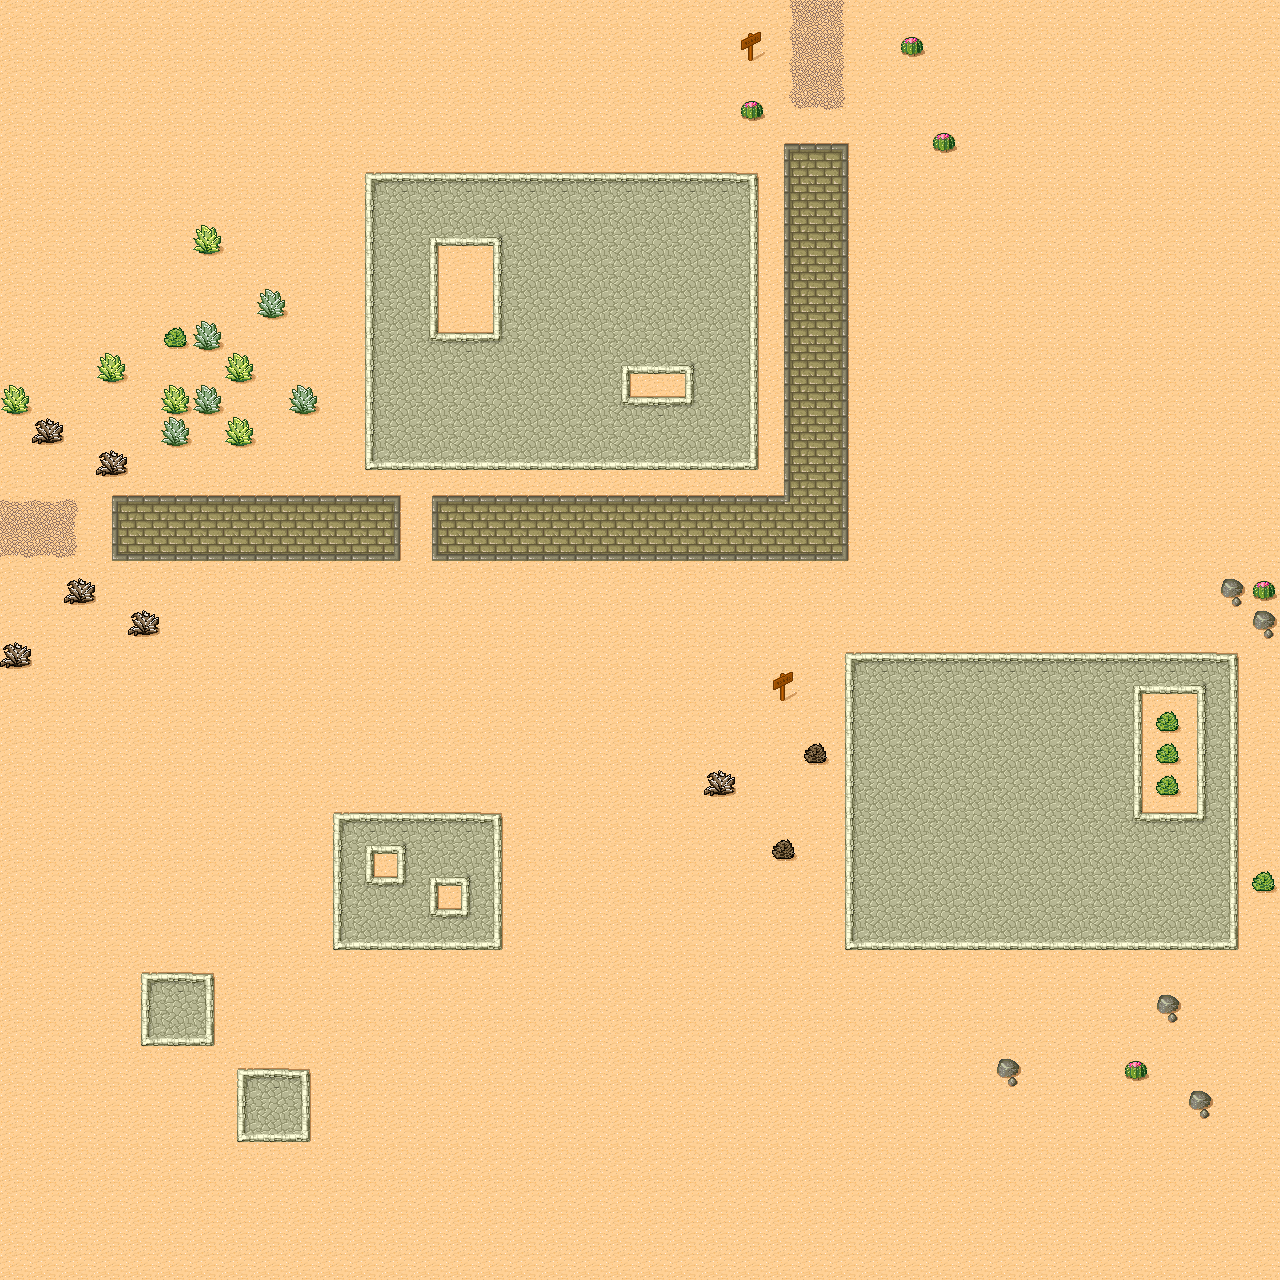

This game map was drawn from its Tiled (.tmx) file and the tilesets committed beside it. A one-line description and the full map source follow:
An orthogonal 40x40 tile map with 32x32 px tiles, 1 tile layer (blocks).

<map version="1.0" orientation="orthogonal" width="40" height="40" tilewidth="32" tileheight="32">
 <properties>
  <property name="BG1" value="textures/backgrounds/clouds.png" />
  <property name="BG1-depth" value="0.5" />
  <property name="BG2" value="textures/backgrounds/hills.png" />
  <property name="BG2-depth" value="0.3" />
  <property name="BG3" value="textures/backgrounds/castle.png" />
  <property name="BG3-depth" value="0.1" />
  <property name="BG4" value="textures/backgrounds/ground.png" />
  <property name="BG4-depth" value="0.0" />
  <property name="Has background" value="true" />
 </properties>
 <tileset firstgid="1" name="Desert" tilewidth="32" tileheight="32" spacing="1" margin="1">
  <image source="levels/tmw_desert_spacing.png" width="265" height="199" />
 </tileset>
 <layer name="blocks" width="40" height="40">
  <data encoding="csv">
30,30,30,30,30,30,30,30,30,30,30,30,30,30,30,30,30,30,30,30,30,30,30,30,14,15,16,30,30,30,30,30,30,30,30,30,30,30,30,30,
30,30,30,30,30,30,30,30,30,30,30,30,30,30,30,30,30,30,30,30,30,30,30,46,14,15,16,30,31,30,30,30,30,30,30,30,30,30,30,30,
30,30,30,30,30,30,30,30,30,30,30,30,30,30,30,30,30,30,30,30,30,30,30,30,14,15,16,30,30,30,30,30,30,30,30,30,30,30,30,30,
30,30,30,30,30,30,30,30,30,30,30,30,30,30,30,30,30,30,30,30,30,30,30,31,22,23,24,30,30,30,30,30,30,30,30,30,30,30,30,30,
30,30,30,30,30,30,30,30,30,30,30,30,30,30,30,30,30,30,30,30,30,30,30,30,1,2,3,30,30,31,30,30,30,30,30,30,30,30,30,30,
30,30,30,30,30,30,30,30,30,30,30,25,26,26,26,26,26,26,26,26,26,26,26,27,9,10,11,30,30,30,30,30,30,30,30,30,30,30,30,30,
30,30,30,30,30,30,30,30,30,30,30,33,34,34,34,34,34,34,34,34,34,34,34,35,9,10,11,30,30,30,30,30,30,30,30,30,30,30,30,30,
30,30,30,30,30,30,40,30,30,30,30,33,34,36,42,37,34,34,34,34,34,34,34,35,9,10,11,30,30,30,30,30,30,30,30,30,30,30,30,30,
30,30,30,30,30,30,30,30,30,30,30,33,34,35,30,33,34,34,34,34,34,34,34,35,9,10,11,30,30,30,30,30,30,30,30,30,30,30,30,30,
30,30,30,30,30,30,30,30,38,30,30,33,34,35,30,33,34,34,34,34,34,34,34,35,9,10,11,30,30,30,30,30,30,30,30,30,30,30,30,30,
30,30,30,30,30,48,38,30,30,30,30,33,34,44,26,45,34,34,34,34,34,34,34,35,9,10,11,30,30,30,30,30,30,30,30,30,30,30,30,30,
30,30,30,40,30,30,30,40,30,30,30,33,34,34,34,34,34,34,34,36,42,37,34,35,9,10,11,30,30,30,30,30,30,30,30,30,30,30,30,30,
40,30,30,30,30,40,38,30,30,38,30,33,34,34,34,34,34,34,34,44,26,45,34,35,9,10,11,30,30,30,30,30,30,30,30,30,30,30,30,30,
30,39,30,30,30,38,30,40,30,30,30,33,34,34,34,34,34,34,34,34,34,34,34,35,9,10,11,30,30,30,30,30,30,30,30,30,30,30,30,30,
30,30,30,39,30,30,30,30,30,30,30,41,42,42,42,42,42,42,42,42,42,42,42,43,9,10,11,30,30,30,30,30,30,30,30,30,30,30,30,30,
7,7,8,1,2,2,2,2,2,2,2,2,3,1,2,2,2,2,2,2,2,2,2,2,29,10,11,30,30,30,30,30,30,30,30,30,30,30,30,30,
15,15,16,9,10,10,10,10,10,10,10,10,11,9,10,10,10,10,10,10,10,10,10,10,10,10,11,30,30,30,30,30,30,30,30,30,30,30,30,30,
23,23,24,17,18,18,18,18,18,18,18,18,19,17,18,18,18,18,18,18,18,18,18,18,18,18,19,30,30,30,30,30,30,30,30,30,30,30,30,30,
30,30,39,30,30,30,30,30,30,30,30,30,30,30,30,30,30,30,30,30,30,30,30,30,30,30,30,30,30,30,30,30,30,30,30,30,30,30,32,31,
30,30,30,30,39,30,30,30,30,30,30,30,30,30,30,30,30,30,30,30,30,30,30,30,30,30,30,30,30,30,30,30,30,30,30,30,30,30,30,32,
39,30,30,30,30,30,30,30,30,30,30,30,30,30,30,30,30,30,30,30,30,30,30,30,30,30,25,26,26,26,26,26,26,26,26,26,26,26,27,30,
30,30,30,30,30,30,30,30,30,30,30,30,30,30,30,30,30,30,30,30,30,30,30,30,46,30,33,34,34,34,34,34,34,34,34,36,42,37,35,30,
30,30,30,30,30,30,30,30,30,30,30,30,30,30,30,30,30,30,30,30,30,30,30,30,30,30,33,34,34,34,34,34,34,34,34,35,48,33,35,30,
30,30,30,30,30,30,30,30,30,30,30,30,30,30,30,30,30,30,30,30,30,30,30,30,30,47,33,34,34,34,34,34,34,34,34,35,48,33,35,30,
30,30,30,30,30,30,30,30,30,30,30,30,30,30,30,30,30,30,30,30,30,30,39,30,30,30,33,34,34,34,34,34,34,34,34,35,48,33,35,30,
30,30,30,30,30,30,30,30,30,30,25,26,26,26,26,27,30,30,30,30,30,30,30,30,30,30,33,34,34,34,34,34,34,34,34,44,26,45,35,30,
30,30,30,30,30,30,30,30,30,30,33,36,37,34,34,35,30,30,30,30,30,30,30,30,47,30,33,34,34,34,34,34,34,34,34,34,34,34,35,30,
30,30,30,30,30,30,30,30,30,30,33,44,45,36,37,35,30,30,30,30,30,30,30,30,30,30,33,34,34,34,34,34,34,34,34,34,34,34,35,48,
30,30,30,30,30,30,30,30,30,30,33,34,34,44,45,35,30,30,30,30,30,30,30,30,30,30,33,34,34,34,34,34,34,34,34,34,34,34,35,30,
30,30,30,30,30,30,30,30,30,30,41,42,42,42,42,43,30,30,30,30,30,30,30,30,30,30,41,42,42,42,42,42,42,42,42,42,42,42,43,30,
30,30,30,30,25,26,27,30,30,30,30,30,30,30,30,30,30,30,30,30,30,30,30,30,30,30,30,30,30,30,30,30,30,30,30,30,30,30,30,30,
30,30,30,30,33,34,35,30,30,30,30,30,30,30,30,30,30,30,30,30,30,30,30,30,30,30,30,30,30,30,30,30,30,30,30,30,32,30,30,30,
30,30,30,30,41,42,43,30,30,30,30,30,30,30,30,30,30,30,30,30,30,30,30,30,30,30,30,30,30,30,30,30,30,30,30,30,30,30,30,30,
30,30,30,30,30,30,30,25,26,27,30,30,30,30,30,30,30,30,30,30,30,30,30,30,30,30,30,30,30,30,30,32,30,30,30,31,30,30,30,30,
30,30,30,30,30,30,30,33,34,35,30,30,30,30,30,30,30,30,30,30,30,30,30,30,30,30,30,30,30,30,30,30,30,30,30,30,30,32,30,30,
30,30,30,30,30,30,30,41,42,43,30,30,30,30,30,30,30,30,30,30,30,30,30,30,30,30,30,30,30,30,30,30,30,30,30,30,30,30,30,30,
30,30,30,30,30,30,30,30,30,30,30,30,30,30,30,30,30,30,30,30,30,30,30,30,30,30,30,30,30,30,30,30,30,30,30,30,30,30,30,30,
30,30,30,30,30,30,30,30,30,30,30,30,30,30,30,30,30,30,30,30,30,30,30,30,30,30,30,30,30,30,30,30,30,30,30,30,30,30,30,30,
30,30,30,30,30,30,30,30,30,30,30,30,30,30,30,30,30,30,30,30,30,30,30,30,30,30,30,30,30,30,30,30,30,30,30,30,30,30,30,30,
30,30,30,30,30,30,30,30,30,30,30,30,30,30,30,30,30,30,30,30,30,30,30,30,30,30,30,30,30,30,30,30,30,30,30,30,30,30,30,30
</data>
 </layer>
</map>
